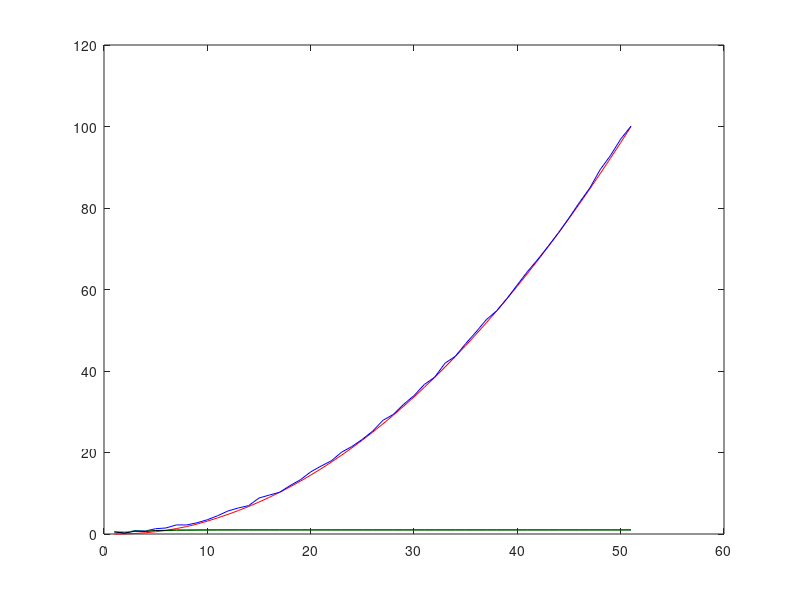

MATLAB code to generate this figure:
clc;clear all;
x = 0:0.2:10;
n = length(x);
w = linspace(0, 10, n); 
b = rand(1,n);
a1 = zeros(1, n); 
a2 = zeros(1, n);
a3 = zeros(1, n);
learn_ratae = 0.01 ;
target = (x>5);
for epoch = 1:100
    error_sum = 0 ;
    for i = 1 : n
        a1(i) = w(i)  *  x(i);
        a2(i) = a1(i) +  b(i);
        a3(i) = 1/(1+exp(-a2(i)));
        a4(i) = (exp(a2(i)) - exp(-a2(i))) / (exp(a2(i)) + exp(-a2(i)));
    error = target(i) - a3(i) ;
    grad_w = error * a3(i) * (1-a3(i))*x(i); 
    grad_b = error * a3(i) * (1-a3(i));
    w(i) = w(i) + learn_ratae * grad_w ;
    b(i) = b(i) + learn_ratae * grad_b ;
    error_sum = error_sum + error^2;
    end

end
s = 1:n;
plot(s,a1,'r',s,a2,'b',s,a3,'g',s,a4,'k');